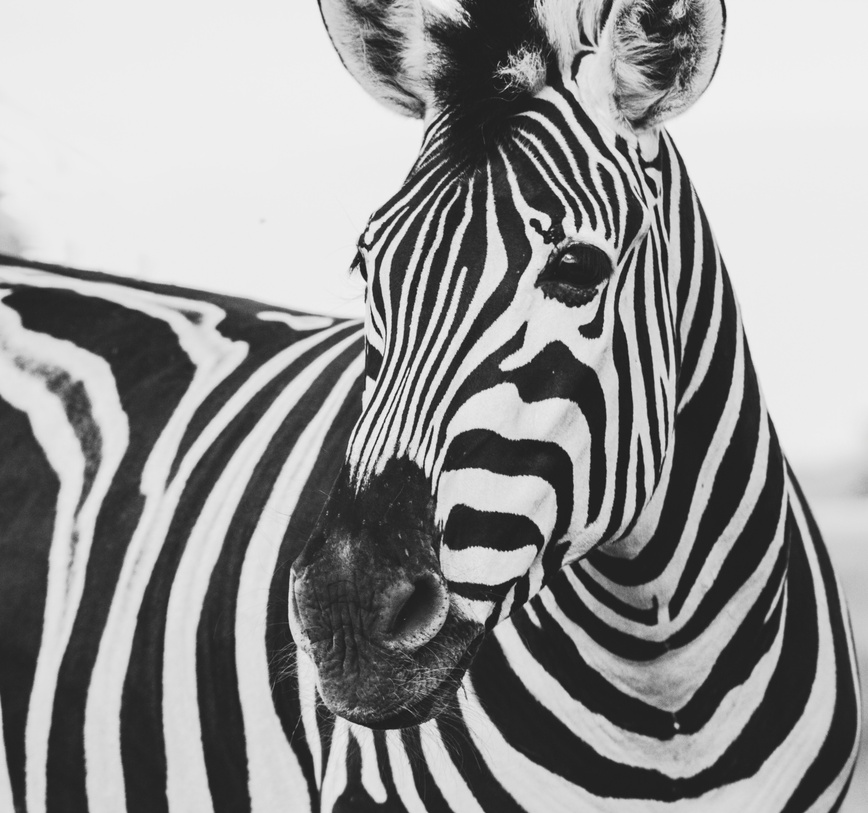
#> input picture imagenes/imagen_ejemplo_frida_bredesen.jpg, 868 x 813 px, shrunk from 3693 x 3456 before the run
$ jupyter execute svd_en_imagenes.ipynb   (shell and % lines are left out)
#> lines starting #> are read from the running program, lines starting #| are printed output that depends on the picture
# Una imagen es una matriz

[cell 1]
import numpy as np
import matplotlib.pyplot as plt
from PIL import Image

[cell 2]
plt.style.use('classic')

imagen = Image.open(".//imagenes//imagen_ejemplo_frida_bredesen.jpg")
#> imagen is the input picture: PIL image 868x813 RGB; mean R, G, B 147.3, 147.3, 147.3

plt.imshow(imagen)

[cell 3]
imagen_gr = imagen.convert('LA')
print(imagen_gr)
#| <PIL.Image.Image image mode=LA size=868x813 at 0x7FBA08D04390>

[cell 4]
imagen_mat = np.array(list(imagen_gr.getdata(band=0)), float)
print(imagen_mat)
#> (printed output is left out)

[cell 5]
imagen_mat.shape = (imagen_gr.size[1], imagen_gr.size[0])
print(imagen_mat)
#> (printed output is left out)

[cell 6]
print(imagen_mat.shape)
#| (813, 868)

[cell 7]
plt.imshow(imagen_mat, cmap = 'gray')
plt.show()
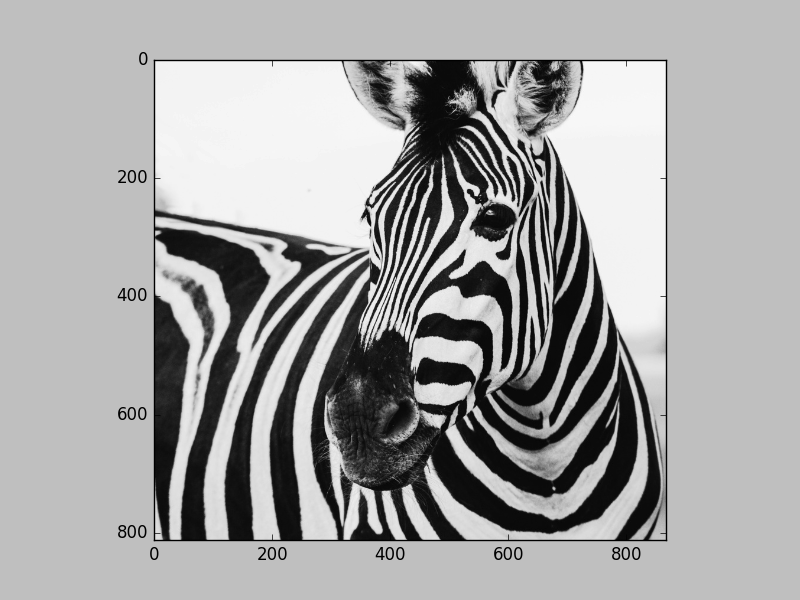
#> figure drawn by matplotlib, 1 panel

[cell 8]
imagen_mat_2 = imagen_mat / 10
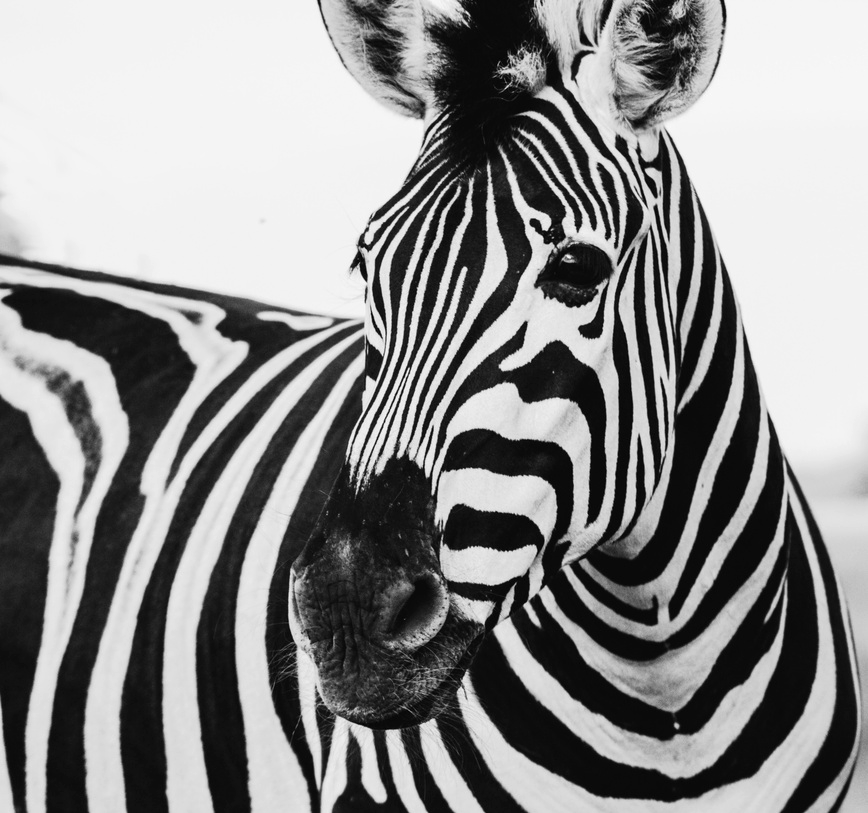
#> imagen_mat_2: shape (813, 868) float64; min 2.4, max 24.7, mean 14.7; drawn with min black and max white
print(imagen_mat_2)
#> (printed output is left out)

[cell 9]
plt.imshow(imagen_mat_2)
plt.show()

[cell 10]
plt.imshow(imagen_mat_2, cmap = 'gray')
plt.show()

[cell 11]
print(np.max(imagen_mat_2))
#| 24.7
print(np.max(imagen_mat))
#| 247.0

[cell 12]
print(np.min(imagen_mat_2))
#| 2.4
print(np.min(imagen_mat))
#| 24.0

# Descomposición SVD a una imagen

[cell 13]
import numpy as np
import matplotlib.pyplot as plt
from PIL import Image

[cell 14]
plt.style.use('classic')

imagen = Image.open(".//imagenes//imagen_ejemplo_frida_bredesen.jpg")

plt.imshow(imagen)

[cell 15]
imagen_gr = imagen.convert('LA')

imagen_mat = np.array(list(imagen_gr.getdata(band=0)), float)

imagen_mat.shape = (imagen_gr.size[1], imagen_gr.size[0])

[cell 16]
U, D, V = np.linalg.svd(imagen_mat)
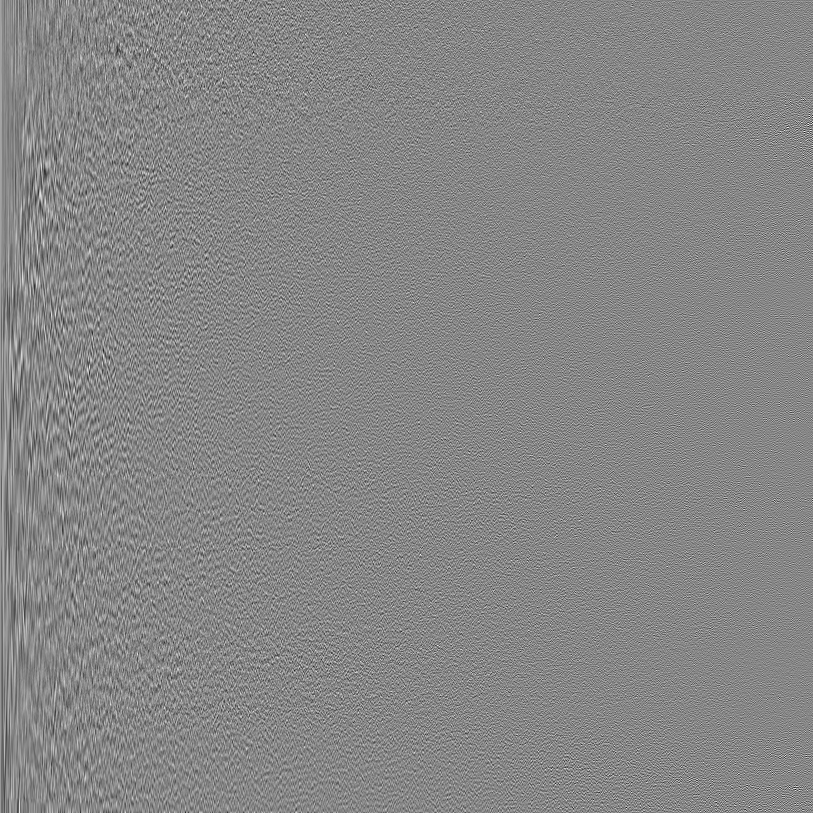
#> U: shape (813, 813) float64; min -0.212, max 0.189, mean 3.23e-05; drawn with min black and max white
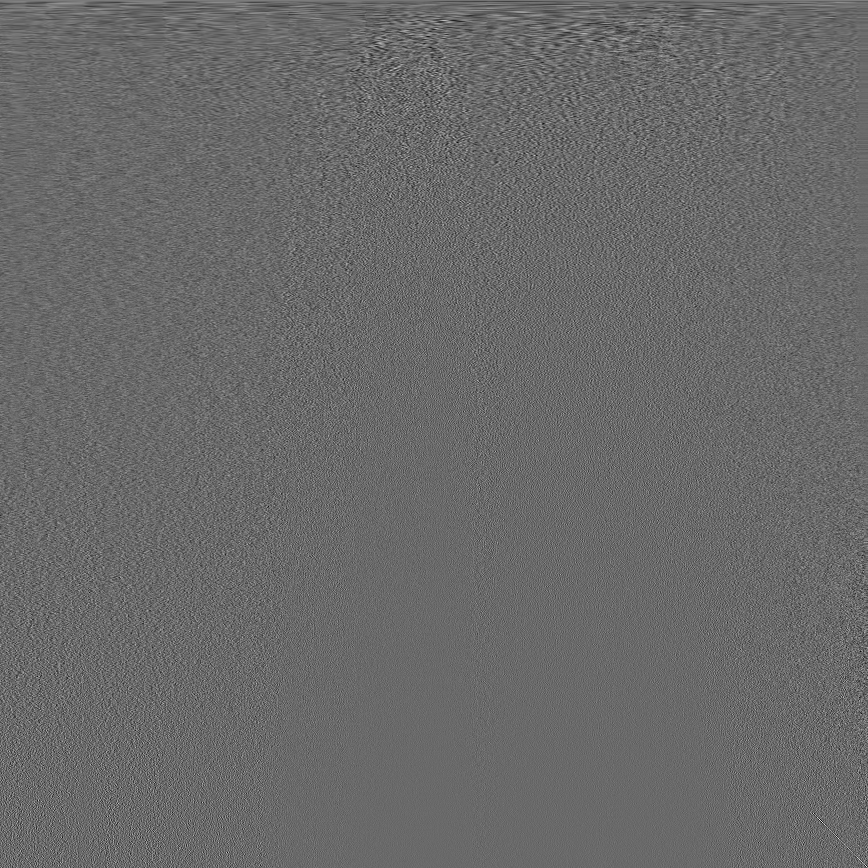
#> V: shape (868, 868) float64; min -0.227, max 0.319, mean 2.85e-05; drawn with min black and max white
#> D = 813 values, max 129931.9 at index 0, min 0.818 at index 812, mean 834.6

[cell 17]
print(imagen_mat.shape)
#| (813, 868)
print(U.shape)
#| (813, 813)
print(D.shape)
#| (813,)
print(V.shape)
#| (868, 868)

[cell 18]
imagen_recons = np.matrix(U[:, : 1]) * np.diag(D[:1]) * np.matrix(V[:1, :])
plt.imshow(imagen_recons, cmap='gray')

### Buscando la cantidad de valores singulares que nos sirvan

[cell 19]
i = 5
imagen_recons = np.matrix(U[:, : i]) * np.diag(D[:i]) * np.matrix(V[:i, :])
plt.imshow(imagen_recons, cmap='gray')

titulo = "valores singulares = %s" % i

plt.title(titulo)
plt.show()

[cell 20]
i = 10
imagen_recons = np.matrix(U[:, : i]) * np.diag(D[:i]) * np.matrix(V[:i, :])
plt.imshow(imagen_recons, cmap='gray')

titulo = "valores singulares = %s" % i

plt.title(titulo)
plt.show()

[cell 21]
i = 25
imagen_recons = np.matrix(U[:, : i]) * np.diag(D[:i]) * np.matrix(V[:i, :])
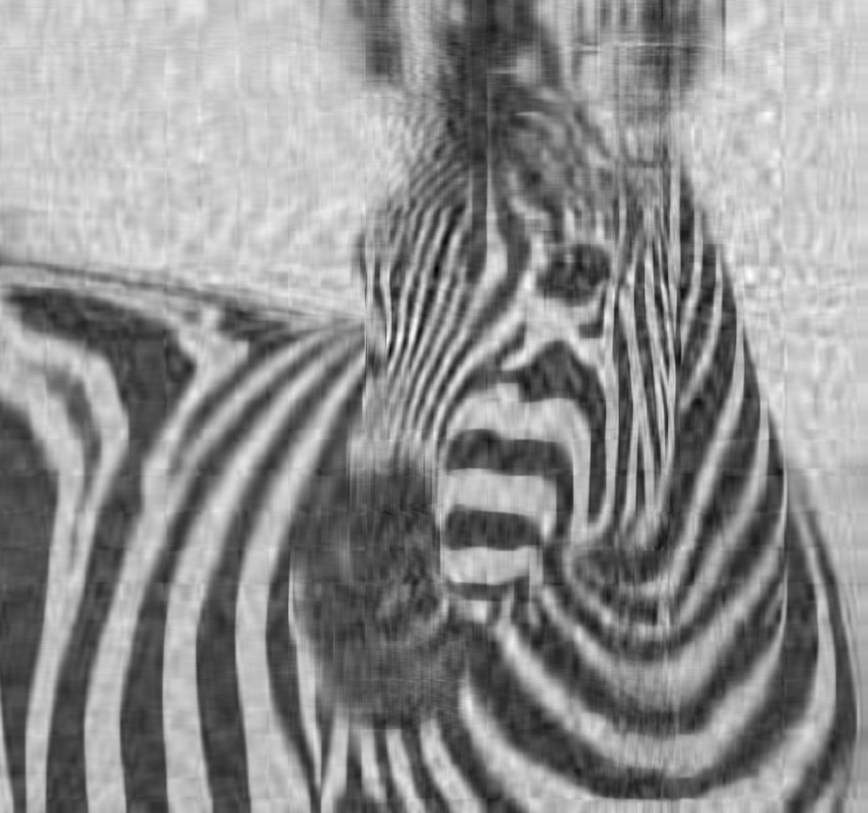
#> imagen_recons: shape (813, 868) float64; min -58.72, max 309.7, mean 147.3; drawn with min black and max white
plt.imshow(imagen_recons, cmap='gray')

titulo = "valores singulares = %s" % i

plt.title(titulo)
plt.show()

[cell 22]
i = 50
imagen_recons = np.matrix(U[:, : i]) * np.diag(D[:i]) * np.matrix(V[:i, :])
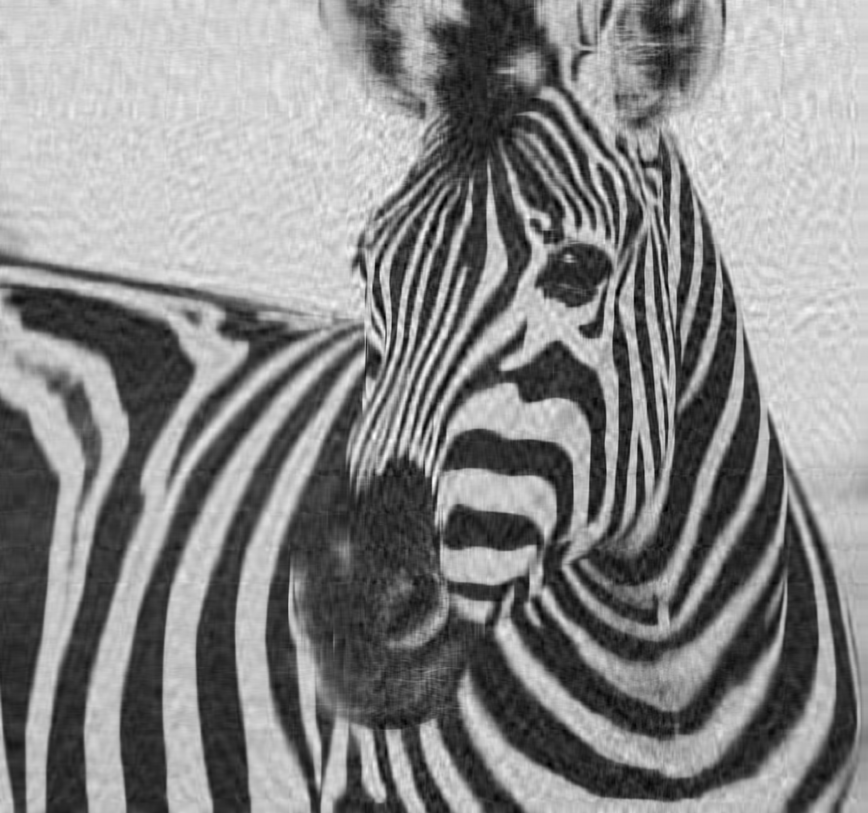
#> imagen_recons: shape (813, 868) float64; min -15.65, max 290.6, mean 147.3; drawn with min black and max white
plt.imshow(imagen_recons, cmap='gray')

titulo = "valores singulares = %s" % i

plt.title(titulo)
plt.show()

# Pseudo inversa de Moore Penrose

[cell 23]
import numpy

#Numeros cercanos a 0 representados como 0
np.set_printoptions(suppress=True)

[cell 24]
A = np.array([[2,3], [5,7], [11,13]])
print(A)

[cell 25]
U, D, V = np.linalg.svd(A)
print("U:")
print(U)
print("")
print("D:")
print(D)
print("")
print("V:")
print(V)

[cell 26]
D_pse = np.zeros((A.shape[0], A.shape[1])).T
print(D_pse)

[cell 27]
print("Valores a reemplazar en D_pse")
print(D_pse[:D.shape[0], :D.shape[0]])

[cell 28]
print("Valores que pondremos en D_pse")
print(np.linalg.inv(np.diag(D)))

[cell 29]
print("D_pse")
D_pse[:D.shape[0], :D.shape[0]] = np.linalg.inv(np.diag(D))
print(D_pse)

[cell 30]
A_pse = V.T.dot(D_pse).dot(U.T)
print(A_pse)

[cell 31]
A_pse_calc = np.linalg.pinv(A)
print(A_pse_calc)

[cell 32]
print(A_pse.dot(A))

[cell 33]
np.set_printoptions(suppress=False)

[cell 34]
print(A_pse.dot(A))

[cell 35]
#La pseudo inversa no es conmutativa
print(A.dot(A_pse))

[cell 36]
A_pse_2 = np.linalg.inv(A.T.dot(A)).dot(A.T)
print(A_pse_2)

[cell 37]
print(A_pse)

# Usando la Pseudoinversa

[cell 38]
import numpy as np
import matplotlib.pyplot as plt

[cell 39]
x = np.linspace(-5, 5, 1000)

y_1 = -4*x + 3
y_2 = 2*x + 5
y_3 = -3*x + 1

plt.plot(x, y_1)
plt.plot(x, y_2)
plt.plot(x, y_3)

plt.xlim(-2, 2.5)
plt.ylim(-6, 6)

plt.show()
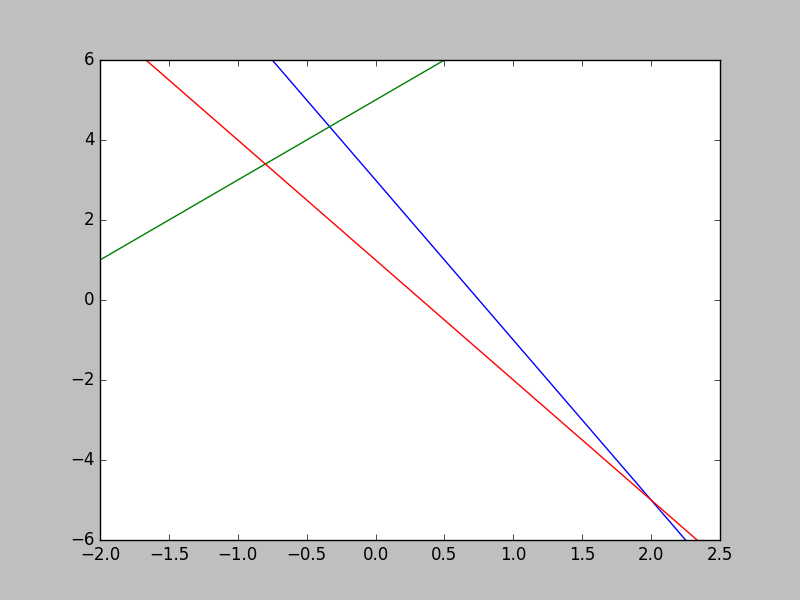
#> figure drawn by matplotlib, 1 panel; curve peaks at x = -5, y = 23; curve peaks at x = 5, y = 15; curve peaks at x = -5, y = 16

[cell 40]
matriz = np.array([[4,1], [-2,1], [3,1]])
print(matriz)

[cell 41]
matriz_pse = np.linalg.pinv(matriz)
print(matriz_pse)

[cell 42]
b = np.array([[3],[5],[1]])
print(b)

[cell 43]
resultado = matriz_pse.dot(b)
print(resultado)

[cell 44]
plt.plot(x, y_1)
plt.plot(x, y_2)
plt.plot(x, y_3)

plt.xlim(-2, 2.5)
plt.ylim(-6, 6)

plt.scatter(resultado[0], resultado[1])

plt.show()
#> figure, not shown here; curve peaks at x = -5, y = 23; curve peaks at x = 5, y = 15; curve peaks at x = -5, y = 16
